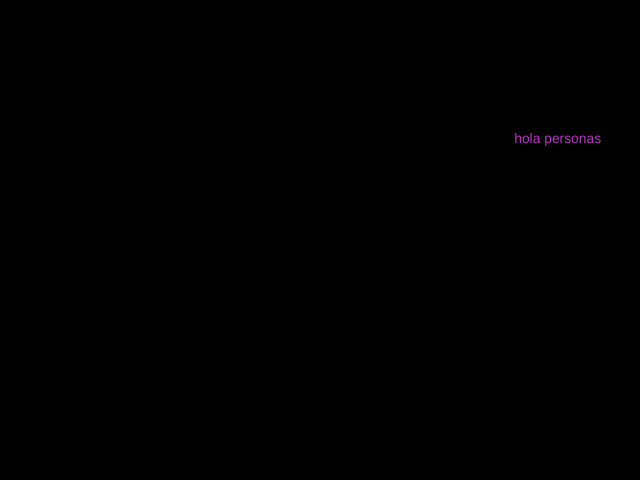
Frame 1 (no input)
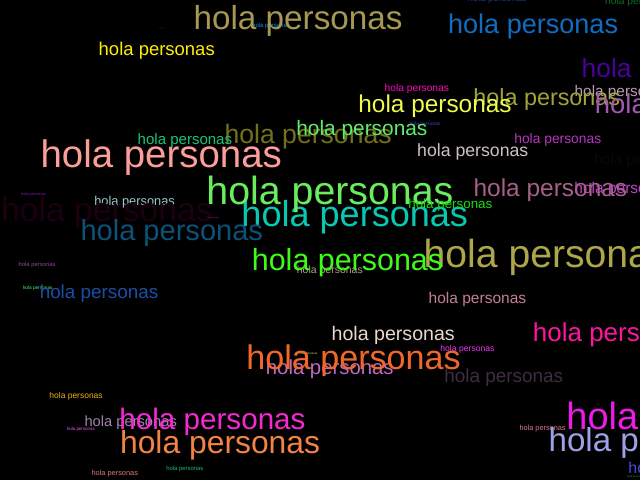
Frame 60 (no input)
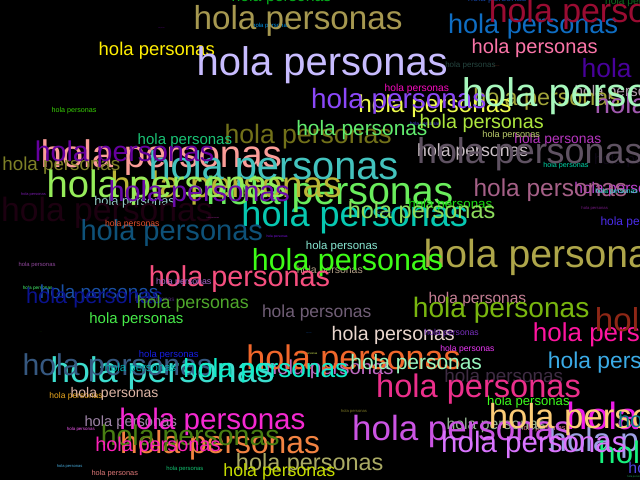
Frame 120 (the mouse pressed at the canvas centre since frame 60)

The p5.js sketch that drew these frames (run headless with seeded random() and noise() and a simulated clock; from frame 60 on, the mouse is pressed at the canvas centre):

// p5.js sketch
// ── sketch.js
function setup() {
  var canvas=createCanvas(640, 480);
  //canvas.parent('lienzo');
  background(0);
}

function draw() {
fill(random(255),random(255),random(255));
  textSize(random(40));
  text("hola personas",random(640),random(480));
}
function mouseClicked(){
  background(0);
}
